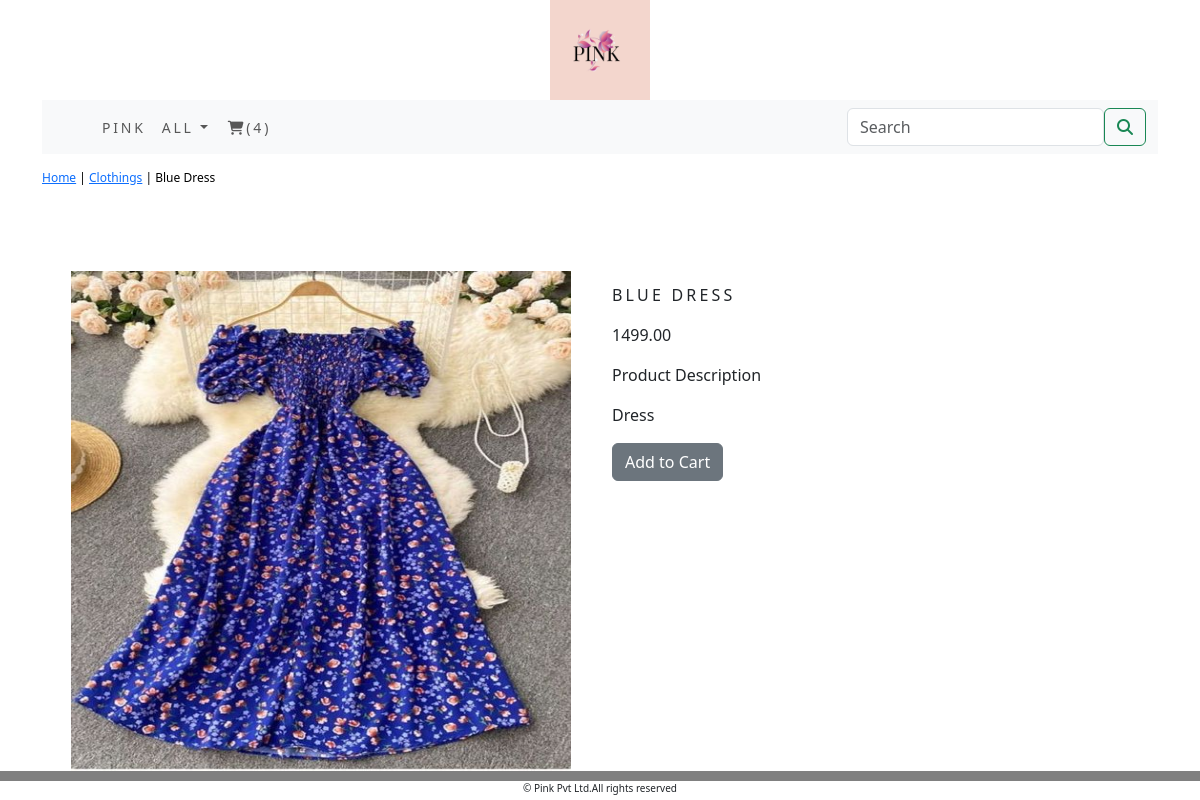
Screenshot of /ecomapp/clothings/blue-dress/ with the database file from the repository.
### ecomapp/models.py (models this page shows, shortened)
class Product(models.Model):
    name=models.CharField(max_length=250,unique=True)
    slug=models.SlugField(max_length=250,unique=True)
    description=models.TextField(blank=True)
    price=models.DecimalField(max_digits=10,decimal_places=2)
    category=models.ForeignKey(Category,on_delete=models.CASCADE)
    image=models.ImageField(upload_to='product',blank=True)
    stock=models.IntegerField()
    available=models.BooleanField(default=True)
    created=models.DateTimeField(auto_now_add=True)
    modified=models.DateTimeField(auto_now_add=True)
    class Meta:
        ordering=('name',)
        verbose_name='product'
        verbose_name_plural='products'

class Category(models.Model):
    name=models.CharField(max_length=250,unique=True)
    slug=models.SlugField(max_length=250,unique=True)
    description=models.TextField(blank=True)
    image=models.ImageField(upload_to='category',blank=True)
    class Meta:
        ordering=('name',)
        verbose_name='category'
        verbose_name_plural='categories'
    def get_url(self):
        return reverse('ecomapp:products_by_category',args=[self.slug])
    def __str__(self):
        return '{}'.format(self.name)

### ecomapp/views.py (the view)
# urls.py: path('<slug:c_slug>/<slug:product_slug>/', views.proDetail, name='prodCatDetail'),
def proDetail(request,c_slug,product_slug):
    try:
        product=Product.objects.get(category__slug=c_slug,slug=product_slug)
    except Exception as e:
        raise e
    return render(request,"product.html",{'product':product})

### cart/context_processors.py (called while the page is built)
def counter(request):
    item_count=0;
    if 'admin' in request.path:
        return {}
    else:
        try:
            cart=Cart.objects.filter(cart_id=_cart_id(request))
            cart_items=CartItem.objects.all().filter(cart=cart[:1])
            for cart_item in cart_items:
                item_count += cart_item.qty
        except Cart.DoesNotExist:
            item_count = 0
        return dict(item_count=item_count)

### cart/views.py (called while the page is built)
def _cart_id(request):
    cart=request.session.session_key
    if not cart:
        cart=request.session.create()
    return Cart

### ecomapp/context_processors.py (called while the page is built)
def menu_links(request):
    links=Category.objects.all()
    return dict(links=links)

### templates/product.html (shortened to what this page needs)
{% extends 'base.html' %}
{% load static %}
{% block content %}
<div class="row my_prod_row_class">
    <div class="mx_auto">
        <p> <a href="{% url 'ecomapp:AllProdCat' %}">Home</a> | <a href="{{product.category.get_url}}">{{product.category}}</a> | {{product.name}} </p>
    </div>
</div>
<br>
<div class="container">
    <br>
    <div class="row">
        <div class="col-12 col-sm-12 col-md-12 col-lg-6 text-center">
            <div style="min-width:18rem;">
                <img src="{{product.image.url}}" alt="{{product.name}}" width="500px;" height="500px;">
            </div>
        </div>
        <div class="col-12 col-sm-12 col-md-12 col-lg-6">
        <div>
            <h4 class="my_prd_title">{{product.name}}</h4>
            <p>{{product.price}}</p>
            <p class="my_title">Product Description</p>
            <p class="text-justify my_prd_text">{{product.description}}</p>
                {% if product.stock <= 0 %}
                    <p class="text-justify my_prd_text"><b>Out of Stock</b></p>
                {% else %}
                    <a class="btn btn-secondary" href="{% url 'cart:add_cart' product.id %}">Add to Cart</a>
                {% endif %}
            </div>
        </div>
    </div>
</div>
{% endblock %}

### static/css/custom.css (style rules this page uses)
body { font-family: 'Poppins', sans-serif; }
.my_prod_row_class { padding-top : 15px; padding-bottom : 20px; }
.my_prod_row_class .mx_auto { color : #000; font-size : 12px; text-decoration : none; }
.my_prd_title { font-size : 16px; text-transform : uppercase; letter-spacing : .2em; padding-top : 15px; padding-bottom : 10px; }
.my_prd_text { padding-right : 20px; }

### rows the page displays
Product: category "Clothings", name "Blue Dress", image (picture), name "BLUE DRESS", price "1499.00", description "Dress"

### other values shown
{{ item_count }} "4"
